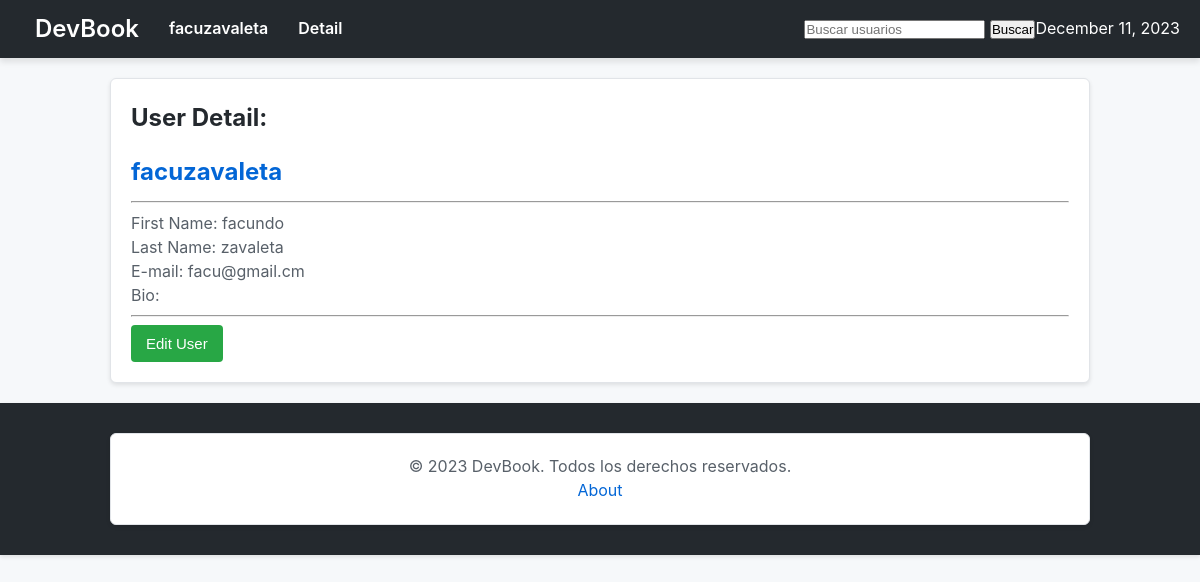
Screenshot of /facuzavaleta/detail/ (signed in) with the database file from the repository.
### users/models.py (models this page shows, shortened)
class CustomUser(AbstractUser):
    email = models.EmailField(unique=True)
    bio = models.TextField(max_length=500, blank=True)
    image = models.ImageField(upload_to='profile_images/', null=True, blank=True)
    followers = models.ManyToManyField('self', symmetrical=False, related_name='following', blank=True)

### users/views.py (the view)
# urls.py: path('<str:username>/detail/', user_detail, name='user_detail'),
@login_required(login_url='login')
def user_detail(request, username):
    user = get_object_or_404(CustomUser, username=username)
    return render(request, 'users/user_detail.html', {'user': user, 'username': username})

### devbook/context_processors.py (called while the page is built)
def current_datetime(request):
    return {'current_datetime': datetime.now()}

### users/templates/users/user_detail.html
{% extends 'base.html' %}
{% load static %}
{% block page_content %}
<section>
    <h1>User Detail:</h1> <h3>{{ user.username }}</h3>
    <hr>
    <p>First Name: {{ user.first_name }}</p>
    <p>Last Name: {{ user.last_name }}</p>
    <p>E-mail: {{ user.email }}</p>
    <p>Bio: {{ user.bio }}</p>
    <hr>
    {% if user == request.user %}
    <a href="{% url 'edit_user' username=username %}"><button class="projects-btn">Edit User</button></a>
    {% endif %}
</section>
{% endblock %}

### devbook/templates/base.html (shortened to what this page needs)
<!DOCTYPE html>
<html lang="en">
<head>
    {% load static %}
    <link rel="stylesheet" href="{% static 'css/styles.css' %}">
</head>
<body>
    <nav>
        <div>
            <h1><a href="{% url 'landing' %}">DevBook</a></h1>
            {% if user.is_authenticated %}
                <a href="{% url 'home' username=request.user.username %}">{{ request.user.username }}</a>
            {% endif %}
            {% if '/detail/' in request.path %}
            <a href="{% url 'user_detail' username=request.user.username %}">Detail</a>
            {% endif %}
            <form method="get" action="{% url 'user_search' %}">
                <input type="text" name="q" placeholder="Buscar usuarios">
                <button type="submit">Buscar</button>
            </form>
            <p>{{ current_datetime|date:"F j, Y" }}</p>
        </div>
    </nav>
    <div class="container">
        {% block page_content %}
        {% endblock %}
    </div>
    <footer>
        <div class="container">
            <p>&copy; 2023 DevBook. Todos los derechos reservados.</p>
            <a href="{% url 'about' %}">About</a>
        </div>
    </footer>
</body>
</html>

### static/css/styles.css (style rules this page uses)
body, h1, h2, h3, p, a, button, form, input { margin: 0; padding: 0; box-sizing: border-box; text-decoration: none; }
body { font-family: -apple-system, BlinkMacSystemFont, 'Segoe UI', Roboto, 'Helvetica Neue', Arial, sans-serif; background-color: #f6f8fa; color: #24292e; line-height: 1.6; }
nav { background-color: #24292e; color: #ffffff; padding: 10px 20px; box-shadow: 0 4px 6px rgba(0, 0, 0, 0.1); }
nav div { display: flex; justify-content: space-between; align-items: center; }
nav div a { color: #ffffff; text-decoration: none; margin: 0 15px; font-weight: 600; }
nav div form { margin-left: auto; }
.container { max-width: 980px; margin: 20px auto; background-color: #ffffff; padding: 20px; border: 1px solid #e1e4e8; border-radius: 6px; box-shadow: 0 2px 4px rgba(0, 0, 0, 0.1); }
.container h3 { font-size: 24px; color: #0366d6; margin-top: 15px; margin-bottom: 10px; }
.container p { color: #586069; line-height: 1.5; }
.container a { color: #0366d6; text-decoration: none; }
.container button { background-color: #28a745; color: #ffffff; padding: 10px 15px; border: none; border-radius: 4px; cursor: pointer; font-size: 15px; transition: background-color 0.3s ease; }
footer { background-color: #24292e; color: #ffffff; padding: 10px 20px; text-align: center; bottom: 0; width: 100%; box-shadow: 0 2px 4px rgba(0, 0, 0, 0.1); box-sizing: border-box; }
footer p { margin: 0; }
.container { margin-bottom: 20px; box-sizing: border-box; }

### rows the page displays
CustomUser: user.username "facuzavaleta", username "facuzavaleta", first_name "facundo", last_name "zavaleta", email "facu@gmail.cm"
